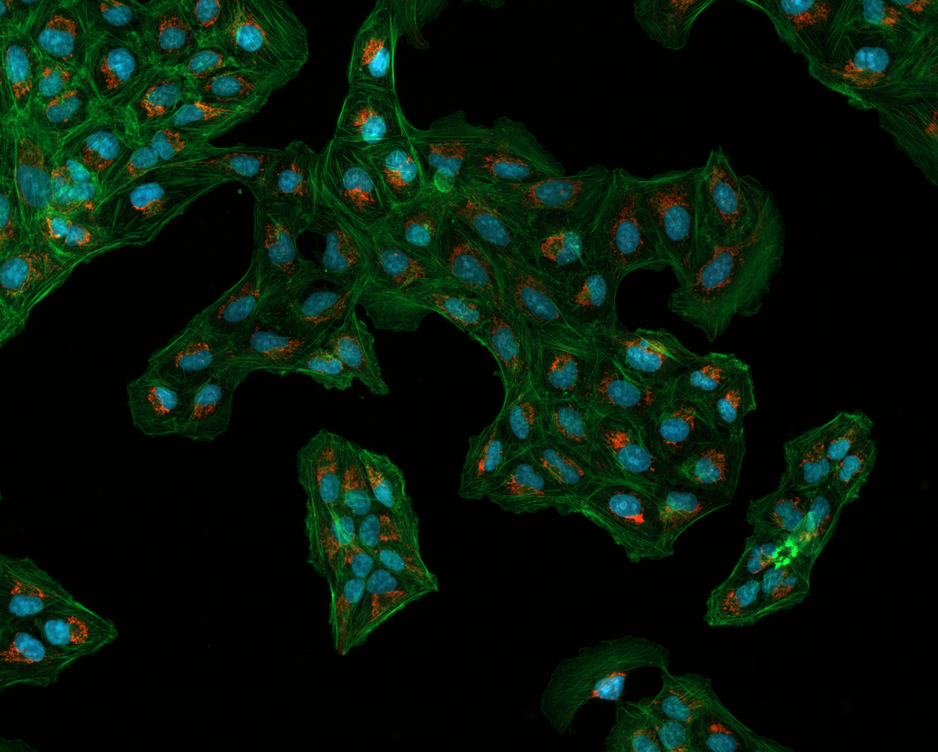
#> input picture OpenCv/apple_masking/apple_image/Osteosarcoma_01.tif, 938 x 752 px, shrunk from 1376 x 1104 before the run, found by its file name
$ python t2_treshoalding.py   (older library calls are emulated)
#> lines starting #> are read from the running program, lines starting #| are printed output that depends on the picture; after the words box and inside, x2 and y2 are one past the last pixel; in counts of white or black regions, pixels touching at a corner belong together
from matplotlib import pyplot as plt
import numpy as np
from skimage.filters import threshold_multiotsu
import cv2


img = cv2.imread(r"apple_masking\apple_image\Osteosarcoma_01.tif", 0)

#Denoise for better results
#from skimage.restoration import denoise_tv_chambolle
#denoised_img = denoise_tv_chambolle(img, weight=0.1, eps=0.0002, n_iter_max=200, multichannel=False)
plt.imshow(img, cmap='gray')
plt.hist(img.flat, bins=100, range=(100,255))  #.flat returns the flattened numpy array (1D)

##################MANUAL########################
#Can perform manual segmentation but auto works fine
region1 = (img >= 0) & (img <75)
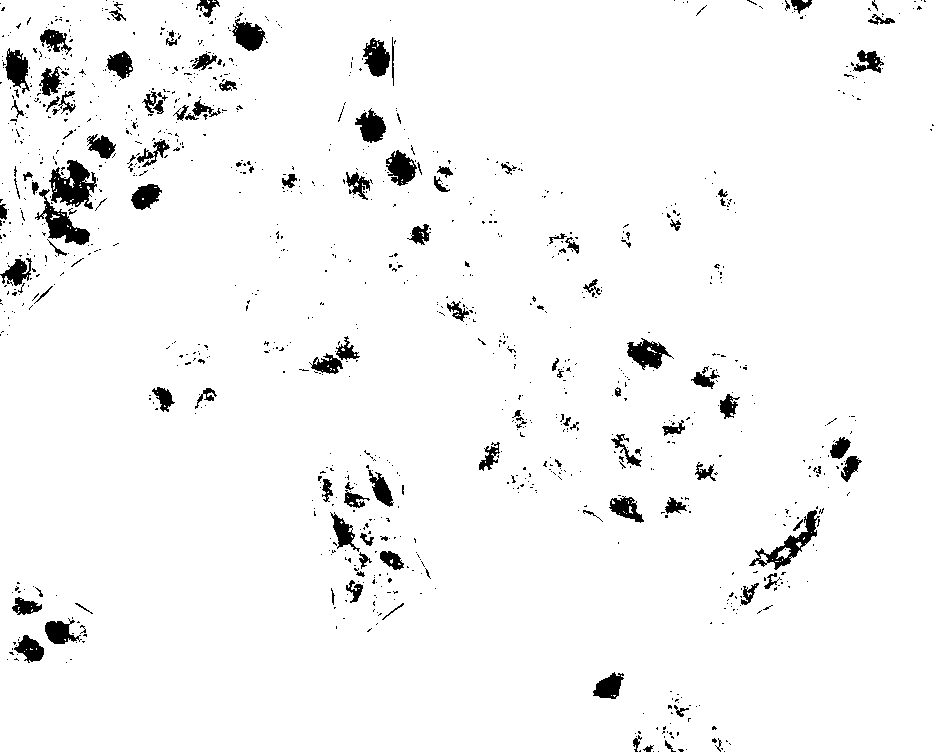
#> region1: shape (752, 938) bool; 96.3% white; 1081 black regions (957 under 20 px), largest, box (x1, y1, x2, y2) and area: (49, 160, 97, 209) 1293, (35, 189, 90, 245) 1004, (749, 510, 820, 570) 960
region2 = (img >= 75) & (img <140)
#> region2: shape (752, 938) bool; 3.6% white; 1083 white regions (959 under 20 px), largest, box (x1, y1, x2, y2) and area: (49, 160, 97, 209) 1274, (35, 189, 90, 245) 964, (749, 510, 820, 570) 800
region3 = (img >= 140) & (img <200)
#> region3: shape (752, 938) bool; 0.09% white; 71 white regions (65 under 20 px), largest, box (x1, y1, x2, y2) and area: (372, 50, 386, 71) 161, (785, 541, 798, 557) 69, (370, 126, 380, 137) 55, (601, 685, 610, 693) 48, (772, 548, 780, 558) 32, (783, 558, 789, 565) 28
region4 = (img >= 200) & (img <=255)
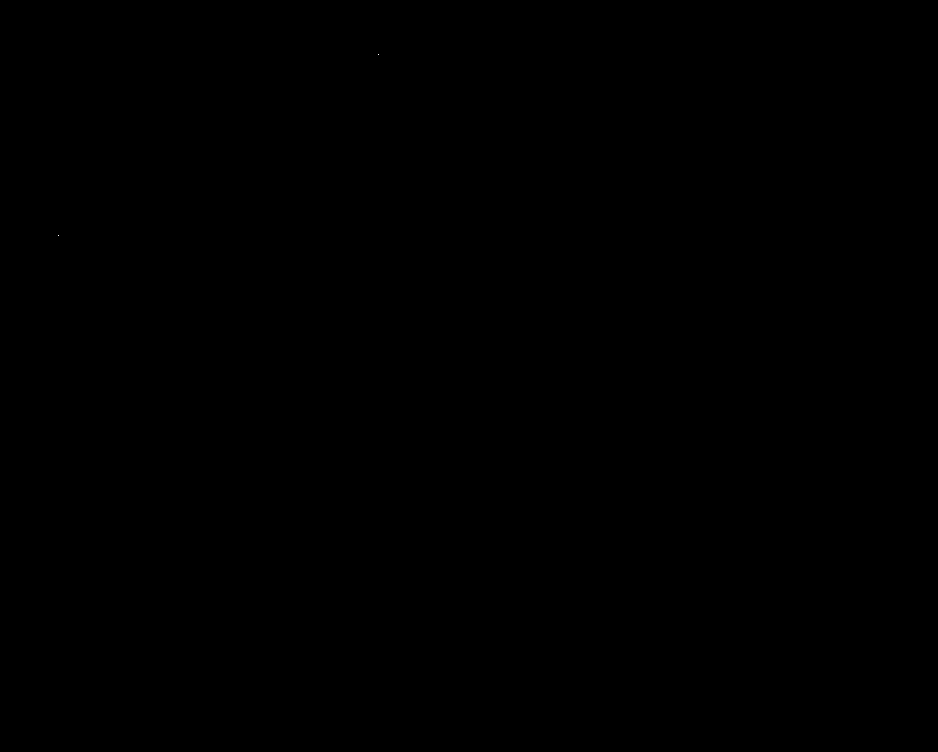
#> region4: shape (752, 938) bool; 0% white in thin lines or dots, all inside (x1, y1, x2, y2) = (58, 54, 379, 236)
all_regions = np.zeros((img.shape[0], img.shape[1], 3)) #Create 3 channel blank image of same size as original
all_regions[region1] = (1,0,0)
all_regions[region2] = (0,1,0)
all_regions[region3] = (0,0,1)
all_regions[region4] = (1,1,0)
plt.imshow(all_regions)
##############################################
####AUTO###########################
# Apply multi-Otsu threshold
thresholds = threshold_multiotsu(img, classes=4)
#> thresholds = [13, 38, 70]

# Digitize (segment) original image into multiple classes.
#np.digitize assign values 0, 1, 2, 3, ... to pixels in each class.
regions = np.digitize(img, bins=thresholds)
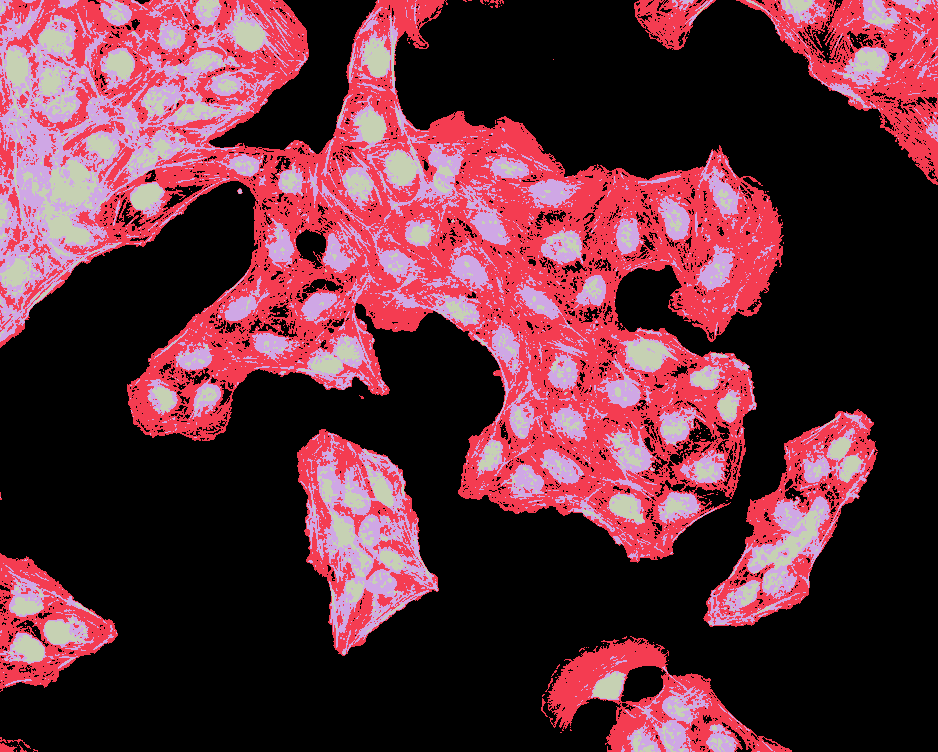
#> regions: shape (752, 938) int64; 4 distinct labels, from 0 to 3; one colour per label, 0 black
plt.imshow(regions)

segm1 = (regions == 0)
#> segm1: shape (752, 938) bool; 58.2% white; 130 black regions (115 under 20 px), largest, box (x1, y1, x2, y2) and area: (0, 0, 784, 563) 218648, (297, 429, 439, 656) 19100, (703, 409, 878, 627) 16370
segm2 = (regions == 1)
#> segm2: shape (752, 938) bool; 24.8% white; 968 white regions (874 under 20 px), largest, box (x1, y1, x2, y2) and area: (36, 0, 784, 563) 107118, (6, 0, 309, 148) 13683, (736, 0, 938, 185) 11646
segm3 = (regions == 2)
#> segm3: shape (752, 938) bool; 12.3% white; 2263 white regions (2037 under 20 px), largest, box (x1, y1, x2, y2) and area: (0, 0, 275, 342) 19773, (306, 433, 438, 655) 7640, (387, 143, 511, 246) 2808
segm4 = (regions == 3)
#> segm4: shape (752, 938) bool; 4.7% white; 1204 white regions (1060 under 20 px), largest, box (x1, y1, x2, y2) and area: (22, 160, 98, 257) 2852, (749, 507, 824, 570) 1182, (626, 337, 674, 371) 833


#We can use binary opening and closing operations to clean up.
#Open takes care of isolated pixels within the window
#Closing takes care of isolated holes within the defined window

from scipy import ndimage as nd

segm1_opened = nd.binary_opening(segm1, np.ones((3,3)))
#> segm1_opened: shape (752, 938) bool; 56.4% white; 25 black regions (15 under 20 px), largest, box (x1, y1, x2, y2) and area: (0, 0, 784, 563) 227524, (297, 429, 439, 656) 19183, (736, 0, 938, 185) 17401
segm1_closed = nd.binary_closing(segm1_opened, np.ones((3,3)))
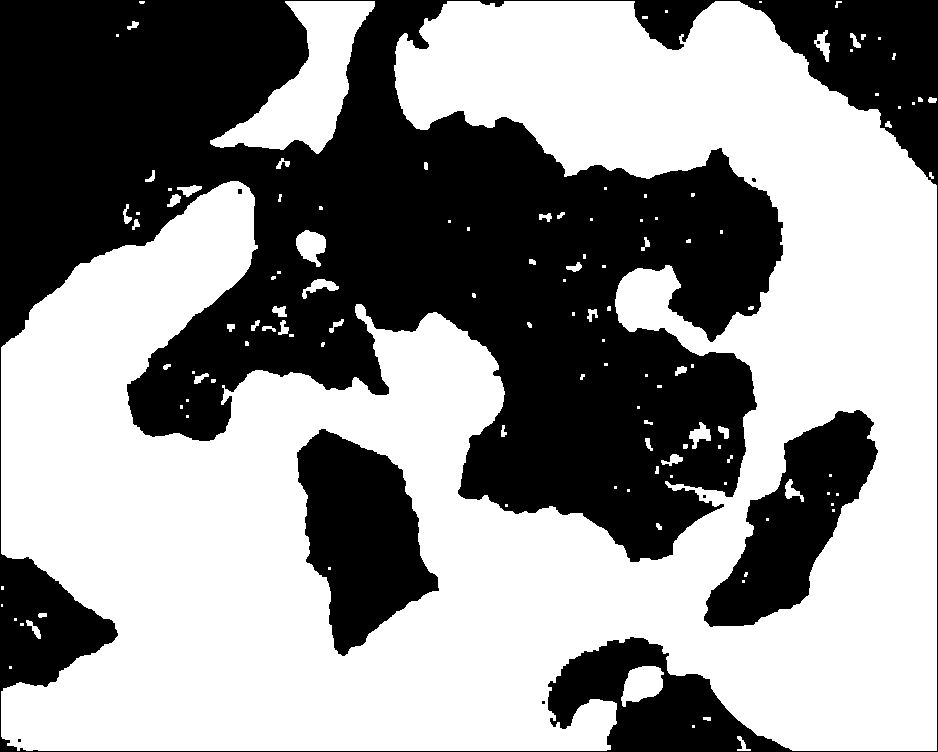
#> segm1_closed: shape (752, 938) bool; 56.3% white; 9 black regions (5 under 20 px), largest, box (x1, y1, x2, y2) and area: (0, 0, 938, 752) 272183, (297, 429, 439, 656) 19167, (704, 410, 878, 627) 16906, (238, 189, 242, 194) 20

segm2_opened = nd.binary_opening(segm2, np.ones((3,3)))
#> segm2_opened: shape (752, 938) bool; 19.9% white; 527 white regions (244 under 20 px), largest, box (x1, y1, x2, y2) and area: (155, 120, 783, 527) 51143, (179, 183, 433, 389) 12814, (763, 0, 938, 176) 7529
segm2_closed = nd.binary_closing(segm2_opened, np.ones((3,3)))
#> segm2_closed: shape (752, 938) bool; 21.7% white; 202 white regions (86 under 20 px), largest, box (x1, y1, x2, y2) and area: (127, 68, 783, 560) 90857, (763, 1, 937, 176) 9859, (1, 1, 204, 116) 6920

segm3_opened = nd.binary_opening(segm3, np.ones((3,3)))
#> segm3_opened: shape (752, 938) bool; 6.8% white; 721 white regions (349 under 20 px), largest, box (x1, y1, x2, y2) and area: (16, 116, 82, 211) 2246, (529, 179, 575, 208) 755, (698, 249, 734, 290) 723
segm3_closed = nd.binary_closing(segm3_opened, np.ones((3,3)))
#> segm3_closed: shape (752, 938) bool; 7.3% white; 454 white regions (195 under 20 px), largest, box (x1, y1, x2, y2) and area: (1, 109, 102, 273) 4679, (345, 467, 416, 561) 1187, (467, 198, 507, 245) 921

segm4_opened = nd.binary_opening(segm4, np.ones((3,3)))
#> segm4_opened: shape (752, 938) bool; 3.4% white; 207 white regions (96 under 20 px), largest, box (x1, y1, x2, y2) and area: (50, 160, 97, 206) 1264, (43, 201, 90, 245) 937, (765, 511, 818, 569) 937
segm4_closed = nd.binary_closing(segm4_opened, np.ones((3,3)))
#> segm4_closed: shape (752, 938) bool; 3.6% white; 162 white regions (63 under 20 px), largest, box (x1, y1, x2, y2) and area: (43, 160, 97, 245) 2385, (751, 509, 823, 569) 1121, (628, 340, 669, 369) 800

all_segments_cleaned = np.zeros((img.shape[0], img.shape[1], 3))

all_segments_cleaned[segm1_closed] = (1,0,0)
all_segments_cleaned[segm2_closed] = (0,1,0)
all_segments_cleaned[segm3_closed] = (0,0,1)
all_segments_cleaned[segm4_closed] = (1,1,0)

plt.imshow(all_segments_cleaned)  #All the noise should be cleaned now
plt.imsave("images/BSE_segmented.jpg", all_segments_cleaned)
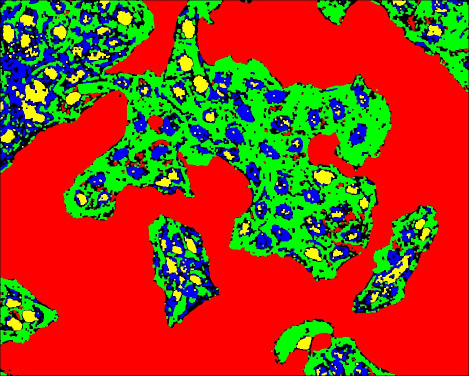
#> saved as BSE_segmented.jpg: shape (752, 938, 3) (shown at 1/2 size); mean R, G, B 154.9, 65.1, 22.5
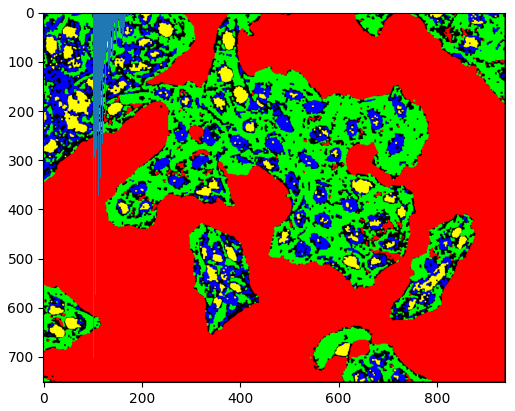
#> figure drawn by matplotlib, 1 panel

$ run again, with OpenCv/apple_masking/apple_image/a1.jpg saved as OpenCv/apple_masking/apple_image/Osteosarcoma_01.tif
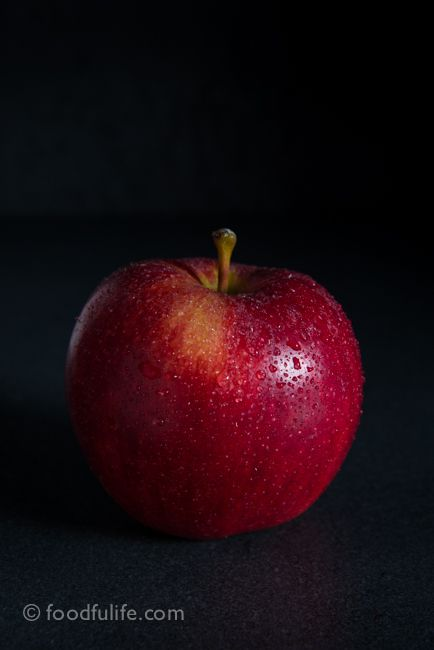
#> input picture OpenCv/apple_masking/apple_image/a1.jpg, 434 x 650 px, found by its file name
#> `region1 = (img >= 0) & (img <75)`:
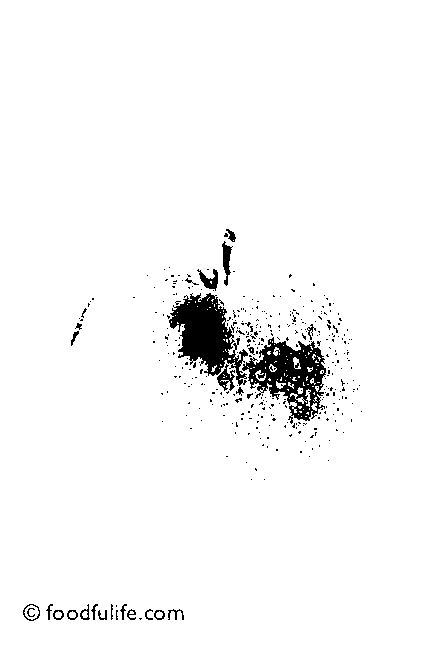
#> region1: shape (650, 434) bool; 96.6% white; 368 black regions (342 under 20 px), largest, box (x1, y1, x2, y2) and area: (169, 293, 248, 386) 3499, (242, 337, 326, 424) 3357, (222, 241, 233, 286) 234
#> region2: shape (650, 434) bool; 3.1% white; 405 white regions (379 under 20 px), largest, box (x1, y1, x2, y2) and area: (169, 293, 248, 386) 3447, (242, 337, 326, 424) 2413, (222, 241, 233, 286) 234
#> region3: shape (650, 434) bool; 0.25% white in thin lines or dots, all inside (x1, y1, x2, y2) = (175, 231, 328, 433)
#> region4: shape (650, 434) bool; 0.08% white in thin lines or dots, all inside (x1, y1, x2, y2) = (212, 329, 307, 380)
#> thresholds = [12, 35, 80]
#> regions: shape (650, 434) int64; 4 distinct labels, from 0 to 3
#> segm1: shape (650, 434) bool; 46.8% white; 602 white regions (591 under 20 px), largest, box (x1, y1, x2, y2) and area: (0, 0, 434, 373) 113205, (0, 383, 205, 547) 17093, (56, 141, 64, 152) 73
#> segm2: shape (650, 434) bool; 40.6% white; 321 white regions (302 under 20 px), largest, box (x1, y1, x2, y2) and area: (0, 228, 434, 650) 100735, (0, 112, 123, 212) 9287, (226, 259, 336, 321) 2725
#> segm3: shape (650, 434) bool; 9.6% white; 662 white regions (641 under 20 px), largest, box (x1, y1, x2, y2) and area: (142, 228, 365, 518) 23434, (67, 282, 116, 364) 828, (254, 370, 266, 381) 63
#> segm4: shape (650, 434) bool; 2.9% white; 342 white regions (317 under 20 px), largest, box (x1, y1, x2, y2) and area: (242, 339, 326, 421) 2922, (169, 293, 234, 375) 2900, (199, 270, 218, 289) 179
#> segm1_opened: shape (650, 434) bool; 46.1% white; 22 white regions (15 under 20 px), largest, box (x1, y1, x2, y2) and area: (0, 0, 434, 372) 113062, (0, 392, 203, 544) 16428, (73, 384, 92, 414) 228
#> segm1_closed: shape (650, 434) bool; 45.9% white; 13 white regions (9 under 20 px), largest, box (x1, y1, x2, y2) and area: (1, 1, 433, 372) 112258, (1, 384, 203, 544) 16899, (56, 142, 64, 152) 71, (405, 360, 411, 376) 48
#> segm2_opened: shape (650, 434) bool; 38.8% white; 66 white regions (42 under 20 px), largest, box (x1, y1, x2, y2) and area: (0, 257, 434, 650) 96565, (0, 112, 123, 212) 9152, (227, 265, 316, 313) 1873
#> segm2_closed: shape (650, 434) bool; 39.4% white; 32 white regions (17 under 20 px), largest, box (x1, y1, x2, y2) and area: (1, 257, 433, 649) 98936, (1, 112, 123, 212) 9065, (227, 263, 316, 313) 2091
#> segm3_opened: shape (650, 434) bool; 7.4% white; 71 white regions (52 under 20 px), largest, box (x1, y1, x2, y2) and area: (149, 235, 364, 514) 18680, (67, 284, 109, 361) 691, (187, 260, 218, 279) 330
#> segm3_closed: shape (650, 434) bool; 8% white; 37 white regions (25 under 20 px), largest, box (x1, y1, x2, y2) and area: (148, 235, 364, 514) 21110, (67, 284, 109, 361) 739, (221, 364, 234, 374) 73
#> segm4_opened: shape (650, 434) bool; 1.9% white; 37 white regions (24 under 20 px), largest, box (x1, y1, x2, y2) and area: (170, 295, 230, 372) 2485, (249, 344, 324, 396) 2040, (223, 246, 231, 274) 152
#> segm4_closed: shape (650, 434) bool; 2% white; 16 white regions (10 under 20 px), largest, box (x1, y1, x2, y2) and area: (170, 295, 239, 385) 2810, (243, 343, 324, 401) 2346, (201, 271, 218, 289) 161, (223, 246, 231, 274) 152, (225, 231, 235, 239) 48, (302, 404, 309, 413) 40
#> `plt.imsave("images/BSE_segmented.jpg", all_segments_cleaned)`:
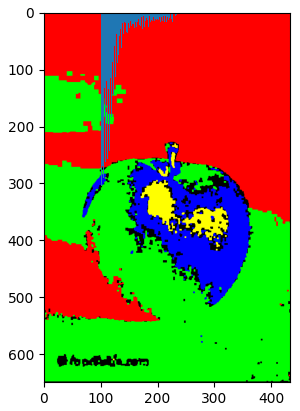
#> figure drawn by matplotlib, 1 panel
